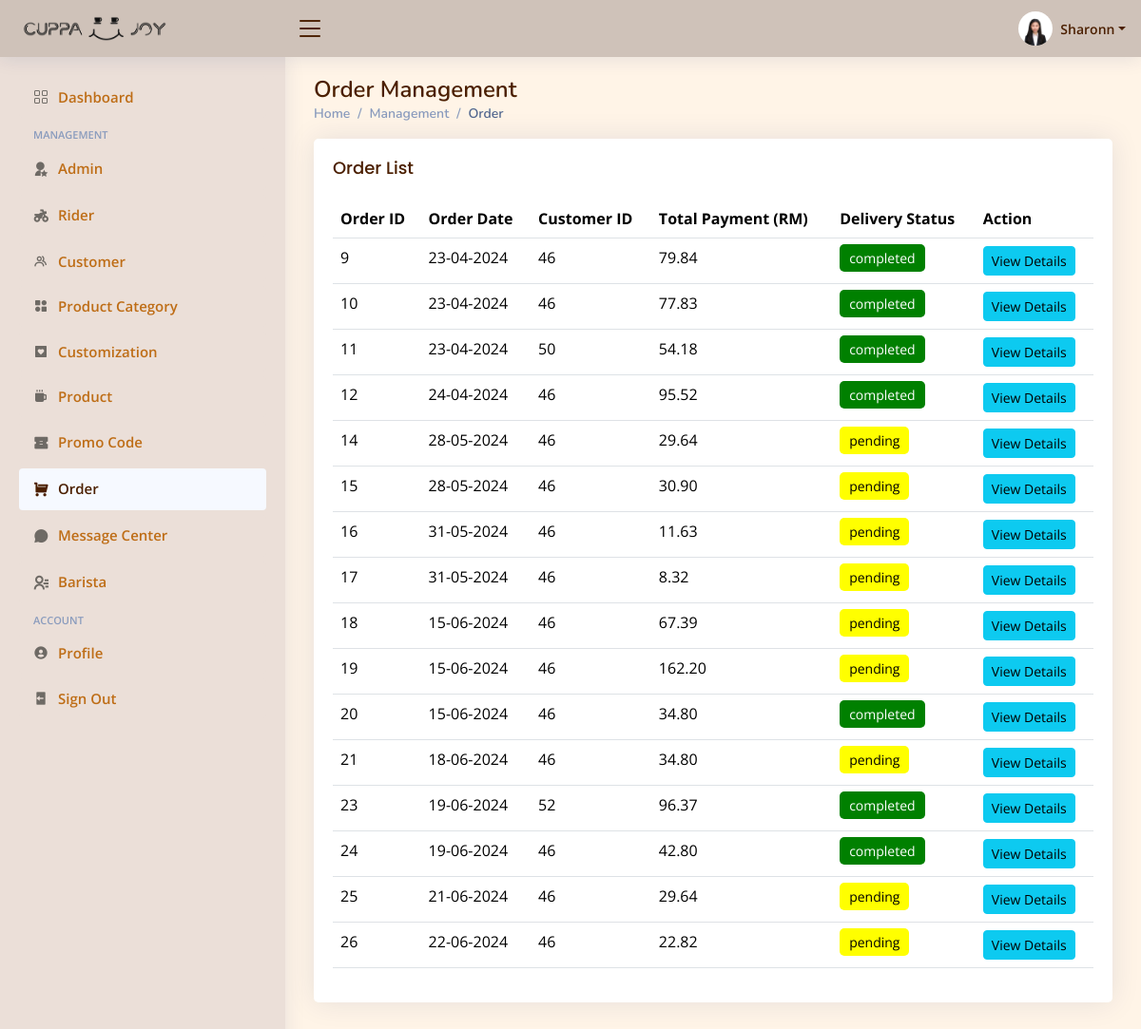
The page /Admin/order2.php (signed in) on the database its author committed.
### tables this page shows
CREATE TABLE `staff` (
  `S_ID` varchar(50) NOT NULL,
  `S_Name` varchar(50) NOT NULL,
  `S_Email` varchar(100) NOT NULL,
  `S_Photo` varchar(100) NOT NULL,
  `S_Password` varchar(225) NOT NULL,
  `S_Status` varchar(50) NOT NULL,
  `Super_Staff` varchar(100) NOT NULL,
  `S_ContactNum` varchar(12) NOT NULL,
  `Add_By` varchar(50) NOT NULL
);

CREATE TABLE `rating` (
  `Ra_ID` int(11) NOT NULL,
  `O_ID` int(11) NOT NULL,
  `R_ID` varchar(50) NOT NULL,
  `Rating_R` int(11) DEFAULT NULL,
  `Comment_R` text NOT NULL
);

CREATE TABLE `reservation` (
  `O_ID` int(11) NOT NULL,
  `CT_ID` int(11) NOT NULL,
  `ReceiverName` varchar(100) NOT NULL,
  `ReceiverPhone` varchar(20) NOT NULL,
  `R_ID` varchar(50) DEFAULT NULL,
  `A_ID` int(11) NOT NULL,
  `Date` date NOT NULL,
  `Time` time NOT NULL,
  `Remark` text NOT NULL,
  `Total` float NOT NULL,
  `Delivery_Status` varchar(50) NOT NULL
);

CREATE TABLE `cart` (
  `CT_ID` int(11) NOT NULL,
  `C_ID` int(11) NOT NULL,
  `C_Status` varchar(50) NOT NULL,
  `Promo_ID` int(11) DEFAULT NULL
);

### Admin/order2.php (the view, shortened to what this page needs)
<?php
include("../user/db_connection.php");
$currentuser = $_SESSION["S_ID"];
$sql = "SELECT * FROM `staff` WHERE S_ID = '$currentuser'";
$gotResult = mysqli_query($con, $sql);
if ($gotResult && mysqli_num_rows($gotResult) > 0) {
    $row = mysqli_fetch_array($gotResult);
    $name = $row['S_Name'];
    $photo = $row['S_Photo'];
}
$sql2 = "SELECT reservation.*, rating.Ra_ID FROM reservation
         LEFT JOIN rating ON reservation.O_ID = rating.O_ID";
$stmt2 = $con->prepare($sql2);
$stmt2->execute();
$result2 = $stmt2->get_result();
$reservation = [];
if($result2->num_rows > 0){
    while($row2 = $result2->fetch_assoc()){
        $reservation[] = $row2;
    }
}
?>
<!DOCTYPE html>
<html lang="en">
<head>
  <link href="assets/vendor/bootstrap/css/bootstrap.min.css" rel="stylesheet">
  <link href="assets/vendor/bootstrap-icons/bootstrap-icons.css" rel="stylesheet">
  <link href="assets/vendor/boxicons/css/boxicons.min.css" rel="stylesheet">
  <link href="assets/vendor/quill/quill.snow.css" rel="stylesheet">
  <link href="assets/vendor/quill/quill.bubble.css" rel="stylesheet">
  <link href="assets/vendor/remixicon/remixicon.css" rel="stylesheet">
  <link href="assets/vendor/simple-datatables/style.css" rel="stylesheet">
  <link href="assets/css/style.css" rel="stylesheet">
</head>
<body>
  <header id="header" class="header fixed-top d-flex align-items-center">
    <div class="d-flex align-items-center justify-content-between">
      <a href="dashboard.php" class="logo d-flex align-items-center">
        <img src="assets/image/full-logo-black.png" alt="">
      </a>
      <i class="bi bi-list toggle-sidebar-btn"></i>
    </div>
    <nav class="header-nav ms-auto">
      <ul class="d-flex align-items-center">
        <li class="nav-item dropdown pe-3">
        <a class="nav-link nav-profile d-flex align-items-center pe-0" href="#" data-bs-toggle="dropdown">
        <img src="../image/admin/<?php echo $photo; ?>" alt="Profile" class="rounded-circle">
        <span class="d-none d-md-block dropdown-toggle ps-2"><?php echo $name; ?></span>
    </a>
        </li>
      </ul>
    </nav>
  </header>
  <aside id="sidebar" class="sidebar">
    <ul class="sidebar-nav" id="sidebar-nav">
    <li class="nav-item">
        <a class="nav-link collapsed" href="dashboard.php">
          <i class="bi bi-grid"></i>
          <span>Dashboard</span>
        </a>
      </li>
      <li class="nav-heading">Management</li>
      <li class="nav-item">
        <a class="nav-link collapsed" href="staff.php">
          <i class="ri-user-star-fill"></i>
          <span>Admin</span>
        </a>
      </li>
      <li class="nav-item">
        <a class="nav-link collapsed" href="rider.php">
          <i class="ri-motorbike-fill"></i>
          <span>Rider</span>
        </a>
      </li>
      <li class="nav-item">
        <a class="nav-link collapsed" href="customer.php">
          <i class="bx bx-group"></i>
          <span>Customer</span>
        </a>
      </li>
      <li class="nav-item">
        <a class="nav-link collapsed" href="category.php">
          <i class="bx bxs-category-alt"></i>
          <span>Product Category</span>
        </a>
      </li>
      <li class="nav-item">
        <a class="nav-link collapsed" href="customisation.php">
          <i class="bx bxs-heart-square"></i>
          <span>Customization</span>
        </a>
      </li>
      <li class="nav-item">
        <a class="nav-link collapsed" href="product.php">
          <i class="bx bxs-coffee"></i>
          <span>Product</span>
        </a>
      </li>
      <li class="nav-item">
        <a class="nav-link collapsed" href="promo.php">
          <i class="ri-coupon-fill"></i>
          <span>Promo Code</span>
        </a>
      </li>
      <li class="nav-item">
        <a class="nav-link" href="order2.php">
          <i class="ri-shopping-cart-fill"></i>
          <span>Order</span>
        </a>
      </li>
      <li class="nav-item">
        <a class="nav-link collapsed" href="message.php">
          <i class="ri-chat-3-fill"></i>
          <span>Message Center</span>
        </a>
      </li>
      <li class="nav-item">
        <a class="nav-link collapsed" href="barista.php">
          <i class="ri-contacts-line"></i>
          <span>Barista</span>
        </a>
      </li>
      <li class="nav-heading">Account</li>
      <li class="nav-item">
        <a class="nav-link collapsed" href="users-profile.php">
          <i class="bx bxs-user-circle"></i>
          <span>Profile</span>
        </a>
      </li>
      <li class="nav-item">
        <a class="nav-link collapsed" href="pages-login.php" onclick="return confirmLogout();">
          <i class="bx bxs-log-out"></i>
          <span>Sign Out</span>
        </a>
      </li>
    </ul>
  </aside>
  <main id="main" class="main">
    <div class="pagetitle">
      <h1>Order Management</h1>
      <nav>
        <ol class="breadcrumb">
          <li class="breadcrumb-item"><a href="dashboard.php">Home</a></li>
          <li class="breadcrumb-item">Management</li>
          <li class="breadcrumb-item active">Order</li>
        </ol>
      </nav>
    </div>
<section class="section">
  <div class="row">
    <div class="col-lg-12">
      <div class="card">
        <div class="card-body">
          <h5 class="card-title">Order List</h5>
          <table class="table datatable">
            <thead>
              <tr>
                <th>Order ID</th>
                <th>Order Date</th>
                <th>Customer ID</th>
                <th>Total Payment (RM)</th>
                <th>Delivery Status</th>
                <th>Action</th>
              </tr>
            </thead>
            <tbody>
                  <?php foreach($reservation as $reserve) {
                      $dateTimeUTC = new DateTime($reserve['Date'] . ' ' . $reserve['Time']);
                      $dateTimeUTC->setTimezone(new DateTimeZone('Asia/Singapore'));
                      $dateLocal = $dateTimeUTC->format('Y-m-d');
                  ?>
                  <tr>
                      <td><?php echo $reserve['O_ID']; ?></td>
                      <td><?php echo date('d-m-Y', strtotime($dateLocal)); ?></td>
                      <?php
                      $sql4 = "SELECT * FROM cart WHERE CT_ID = ?";
                      $stmt4 = $con->prepare($sql4);
                      $stmt4->bind_param("i", $reserve['CT_ID']);
                      $stmt4->execute();
                      $result4 = $stmt4->get_result();
                      if ($row4 = $result4->fetch_assoc()) {
                          $C_ID = $row4['C_ID'];
                          echo '<td>' . $C_ID . '</td>';
                      }
                      $statusClass = '';
                      if ($reserve['Delivery_Status'] == 'pending') {
                          $statusClass = 'pending';
                      } else if ($reserve['Delivery_Status'] == 'completed') {
                          $statusClass = 'completed';
                      }
                      ?>
                      <td><?php echo number_format($reserve['Total'], 2); ?></td>
                      <td><span class="delivery-status <?php echo $statusClass; ?>"><?php echo $reserve['Delivery_Status']; ?></span></td>
                      <td>
                          <button type="button" class="btn btn-info btn-sm" data-bs-toggle="modal"
                              data-bs-target="#orderDetailsModal_<?php echo $reserve['O_ID']; ?>">View Details</button>
                      </td>
                  </tr>
                  <?php } ?>
              </tbody>
          </table>
        </div>
      </div>
    </div>
  </div>
</section>
</main>
</body>
</html>

### Admin/assets/css/style.css (style rules this page uses)
:root { scroll-behavior: smooth; }
body { font-family: "Open Sans", sans-serif; background: #fff4e7; color: #444444; }
a { color: #f19041; text-decoration: none; }
h1, h2, h3, h4, h5, h6 { font-family: "Nunito", sans-serif; }
#main { margin-top: 60px; padding: 20px 30px; transition: all 0.3s; }
.pagetitle { margin-bottom: 10px; }
.pagetitle h1 { font-size: 24px; margin-bottom: 0; font-weight: 600; color: #4b1f00; }
.card { margin-bottom: 30px; border: none; border-radius: 5px; box-shadow: 0px 0 30px rgba(1, 41, 112, 0.1); }
.card-title { padding: 20px 0 15px 0; font-size: 18px; font-weight: 500; color: #4b1f00; font-family: "Poppins", sans-serif; }
.card-body { padding: 0 20px 20px 20px; }
.breadcrumb { font-size: 14px; font-family: "Nunito", sans-serif; color: #899bbd; font-weight: 600; }
.breadcrumb a { color: #899bbd; transition: 0.3s; }
.breadcrumb .breadcrumb-item::before { color: #899bbd; }
.breadcrumb .active { color: #51678f; font-weight: 600; }
.logo { line-height: 1; }
@media (min-width: 1200px) { .logo { width: 280px; } }
.logo img { max-height: 26px; margin-right: 6px; margin-left: 30px; transform: scale(2.0); }
.header { transition: all 0.5s; z-index: 997; height: 60px; box-shadow: 0px 2px 20px rgba(1, 41, 112, 0.1); background-color: #cfc2b9; padding-left: 20px; }
.header .toggle-sidebar-btn { font-size: 32px; padding-left: 10px; cursor: pointer; color: #4b1f00; }
.header-nav ul { list-style: none; }
.header-nav>ul { margin: 0; padding: 0; }
.header-nav .nav-profile { color: #4b1f00; }
.header-nav .nav-profile img { max-height: 36px; }
.header-nav .nav-profile span { font-size: 14px; font-weight: 600; }
.sidebar { position: fixed; top: 60px; left: 0; bottom: 0; width: 300px; z-index: 996; transition: all 0.3s; padding: 20px; overflow-y: auto; scrollbar-width: thin; scrollbar-color: #c8b394 transparent; box-shadow: 0px 0px 20px rgba(1, 41, 112, 0.1); background-color: #ebdfd8; }
@media (min-width: 1200px) { #main, #footer { margin-left: 300px; } }
.sidebar-nav { padding: 0; margin: 0; list-style: none; }
.sidebar-nav li { padding: 0; margin: 0; list-style: none; }
.sidebar-nav .nav-item { margin-bottom: 5px; }
.sidebar-nav .nav-heading { font-size: 11px; text-transform: uppercase; color: #899bbd; font-weight: 600; margin: 10px 0 5px 15px; }
.sidebar-nav .nav-link { display: flex; align-items: center; font-size: 15px; font-weight: 600; color: #4b1f00; transition: 0.3; background: #f6f9ff; padding: 10px 15px; border-radius: 4px; }
.sidebar-nav .nav-link i { font-size: 16px; margin-right: 10px; color:#4b1f00; }
.sidebar-nav .nav-link.collapsed { color: #be6d16; background:#ebdfd8; }
.sidebar-nav .nav-link.collapsed i { color: #6e6a65; }
.delivery-status { padding: 5px 10px; border-radius: 5px; font-size: 14px; }
.pending { background-color: yellow; }
.completed { background-color: green; color: white; }

### rows shown on the page
staff: S_Photo (picture), S_Name "Sharonn"
rating: O_ID.O_ID "9", O_ID.Time "23-04-2024", cart.C_ID "46", O_ID.Total "79.84", O_ID.Delivery_Status "completed"
rating: O_ID.O_ID "10", O_ID.Time "23-04-2024", cart.C_ID "46", O_ID.Total "77.83", O_ID.Delivery_Status "completed"
rating: O_ID.O_ID "11", O_ID.Time "23-04-2024", cart.C_ID "50", O_ID.Total "54.18", O_ID.Delivery_Status "completed"
rating: O_ID.O_ID "12", O_ID.Time "24-04-2024", cart.C_ID "46", O_ID.Total "95.52", O_ID.Delivery_Status "completed"
reservation: O_ID "14", date('d-m-Y', strtotime($dateLocal)) "28-05-2024", CT_ID.C_ID "46", Total "29.64", Delivery_Status "pending"
reservation: O_ID "15", date('d-m-Y', strtotime($dateLocal)) "28-05-2024", CT_ID.C_ID "46", Total "30.90", Delivery_Status "pending"
reservation: O_ID "16", date('d-m-Y', strtotime($dateLocal)) "31-05-2024", CT_ID.C_ID "46", Total "11.63", Delivery_Status "pending"
reservation: O_ID "17", date('d-m-Y', strtotime($dateLocal)) "31-05-2024", CT_ID.C_ID "46", Total "8.32", Delivery_Status "pending"
reservation: O_ID "18", date('d-m-Y', strtotime($dateLocal)) "15-06-2024", CT_ID.C_ID "46", Total "67.39", Delivery_Status "pending"
reservation: O_ID "19", date('d-m-Y', strtotime($dateLocal)) "15-06-2024", CT_ID.C_ID "46", Total "162.20", Delivery_Status "pending"
rating: O_ID.O_ID "20", O_ID.Time "15-06-2024", cart.C_ID "46", O_ID.Total "34.80", O_ID.Delivery_Status "completed"
reservation: O_ID "21", date('d-m-Y', strtotime($dateLocal)) "18-06-2024", CT_ID.C_ID "46", Total "34.80", Delivery_Status "pending"
rating: O_ID.O_ID "23", O_ID.Time "19-06-2024", cart.C_ID "52", O_ID.Total "96.37", O_ID.Delivery_Status "completed"
rating: O_ID.O_ID "24", O_ID.Time "19-06-2024", cart.C_ID "46", O_ID.Total "42.80", O_ID.Delivery_Status "completed"
reservation: O_ID "25", date('d-m-Y', strtotime($dateLocal)) "21-06-2024", CT_ID.C_ID "46", Total "29.64", Delivery_Status "pending"
reservation: O_ID "26", date('d-m-Y', strtotime($dateLocal)) "22-06-2024", CT_ID.C_ID "46", Total "22.82", Delivery_Status "pending"
